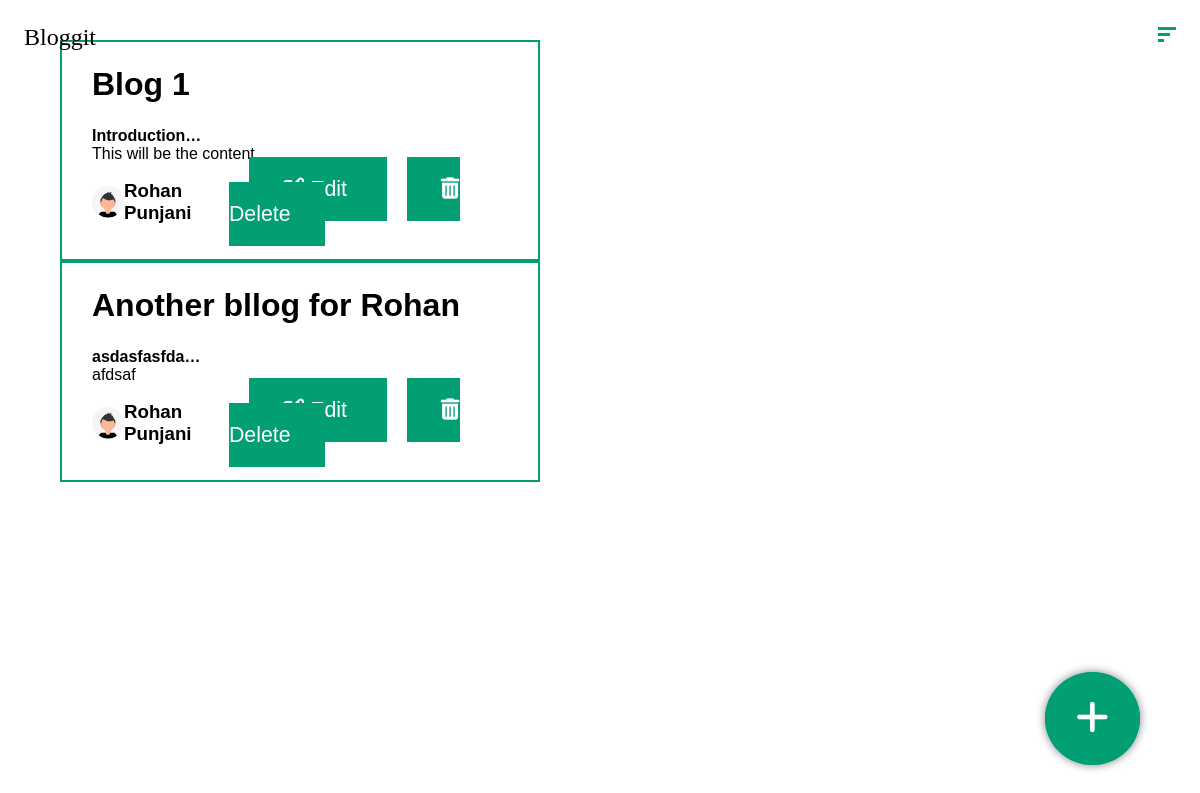
Screenshot of /drafts (signed in) with the database file from the repository.
### blog/models.py (models this page shows, shortened)
class blog(models.Model):
    user = models.ForeignKey(User, on_delete=models.CASCADE)
    heading = models.CharField(max_length=100)
    isPublished = models.BooleanField(default=False)
    created_at = models.DateTimeField(auto_now_add=True)
    updated_at = models.DateTimeField(auto_now=True)
    views = models.IntegerField(default=0)

class block(models.Model):
    blog = models.ForeignKey(blog, on_delete=models.CASCADE)
    position = models.IntegerField(default=0)
    title = models.CharField(max_length=50)
    content = models.TextField()
    isMerged = models.BooleanField(default=False)
    created_at = models.DateTimeField(auto_now_add=True)
    updated_at = models.DateTimeField(auto_now=True)

### blog/views.py (the view)
# urls.py: path('drafts', views.drafts, name='drafts'),
def drafts(request):
    if(request.user.is_authenticated):
        user = request.user
        drafts = user.blog_set.filter(isPublished=False).order_by('-id')
        return render(request, 'drafts.html', {
            'drafted_feeds': drafts,
        })
    else:
        return redirect('/')

### blog/templates/drafts.html (shortened to what this page needs)
<!DOCTYPE html>
<html lang="en">
<head>
    {% load static %}
    <link rel="stylesheet" href="{% static 'styles/nav.css' %}">
    <link rel="stylesheet" href="{% static 'styles/feed.css' %}">
    <link rel="stylesheet" href="{% static 'styles/new_blog.css' %}">
</head>
<body>
    <nav class="outer_nav">
        <li><a href="../">Bloggit</a></li>
        <li class="burger" state="ham">
            <div class="bar bar1"></div>
            <div class="bar bar2"></div>
            <div class="bar bar3"></div>
        </li>
    </nav>
    <div class="feed_container">
        {% for feed in drafted_feeds %}
            <div class="feed">
                <div class="feed_heading">
                    <h1>{{feed.heading}}</h1>
                </div>
                <div class="feed_content">
                    {% for block in feed.block_set.all %}
                        <h4>{{block.title}}</h4>
                        <p>{{block.content}}</p>
                        <br>
                    {% endfor %}
                </div>
                <div class="feed_footer">
                    <div class="post_author_name" style="display: flex;justify-content: center; align-items: center;">
                        <img src="{% static 'images/avatar.svg' %}">
                        <h3>{{feed.user.first_name}} {{feed.user.last_name}}</h3>
                    </div>
                    <div class="btn-container">
                        <a class="button" href="edit/{{feed.id}}">
                             Edit
                        </a>
                        <a class="button" href="delete/{{feed.id}}">
                            <i class="fa fa-trash"></i> Delete
                        </a>
                    </div>
                </div>
            </div>
        {% endfor %}
    </div>
    <div class="floating_btn_container">
        <a class="button round add_btn" state="plus">
            <i class="fa fa-plus" aria-hidden="true"></i>
        </a>
    </div>
</body>
</html>

### blog/static/styles/nav.css (style rules this page uses)
* { margin: 0; padding: 0; box-sizing: border-box; }
html,body { scroll-behavior: smooth; max-width: 100vw; overflow-x: hidden; min-height: 100vh; }
nav { display: flex; font-size: 3vh; font-family: fantasy; justify-content: space-between; width: 100vw; position: fixed; z-index: 99; transition: all 0.5s ease-in-out; }
li { list-style-type: none; padding: 3vh; }
li a { color: black; text-decoration: none; }
.burger { cursor: pointer; }
.bar { width: 18px; height: 3px; background: #029e74; margin: 3px 0; }
.bar1 { width: 18px; }
.bar2 { width: 12px; }
.bar3 { width: 6px; }

### blog/static/styles/feed.css (style rules this page uses)
.feed_container { min-height: 100vh; width: 100vw; padding: 5vh 5vw; display: inline-block; align-items: center; }
.feed { max-height: 50vh; background: white; width: 40vw; overflow: hidden; padding: 0vh 2.5vw 2vh 2.5vw; border: 2px solid #029e74; vertical-align: middle; }
.feed .feed_heading { padding: 3vh 0; border: 0; font-family: Helvetica; }
.feed .feed_content { margin: 0; font-family: Helvetica; overflow: hidden; max-height: 20vh; padding: 0 0 2vh 0; background: white; overflow: hidden; text-overflow: ellipsis; display: -webkit-box; -webkit-line-clamp: 1; -webkit-box-orient: vertical; }
.feed .feed_content p { font-family: Helvetica; background: white; overflow: hidden; text-overflow: ellipsis; display: -webkit-box; -webkit-line-clamp: 2; -webkit-box-orient: vertical; }
.feed .feed_footer { margin: 2vh 0; display: flex; align-items: center; justify-content: space-between; font-family: Helvetica; width: inherit - 10vw; }
.feed .feed_footer img { height: 4vh; }
.button { padding: 18px 32px; font-size: 16pt; text-decoration: none; background: #029e74; color: white; border: 2px solid #029e74; transition: all 0.4s cubic-bezier(.47,0,.74,.71); margin-left: 20px; cursor: pointer; }

### blog/static/styles/new_blog.css (style rules this page uses)
.round { border-radius: 50%; }
.add_btn { margin-left: 0; padding: 18pt 22pt; box-shadow: 0 0 10px grey; font-size: 28pt; }
.floating_btn_container { position: fixed; right: 5vw; z-index: 101; bottom: 5vw; transition: all 0.3s ease; }

### rows the page displays
blog: heading "Blog 1", user.first_name "Rohan", user.last_name "Punjani"
block: title "Introduction", content "This will be the content"
blog: heading "Another bllog for Rohan", user.first_name "Rohan", user.last_name "Punjani"
block: title "asdasfasfda", content "afdsaf"
